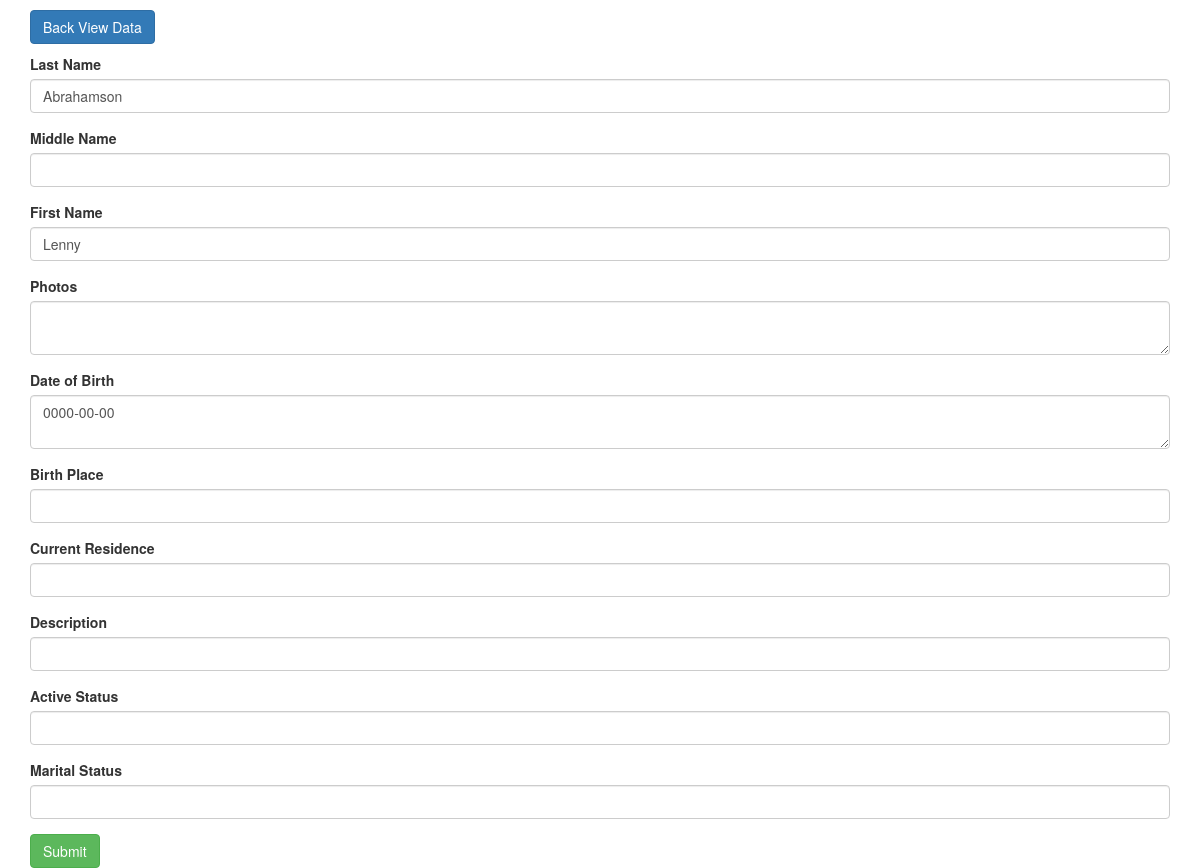
The page /persons_update.php?id=28 on the database its author committed.
### tables this page shows
CREATE TABLE `person` (
  `person_id` int(11) NOT NULL,
  `last_name` varchar(255) NOT NULL,
  `middle_name` varchar(255) DEFAULT NULL,
  `first_name` varchar(255) NOT NULL,
  `photo` varchar(255) DEFAULT NULL,
  `dob` date NOT NULL,
  `birth_place` varchar(255) DEFAULT NULL,
  `current_residence` varchar(255) DEFAULT NULL,
  `description` varchar(255) DEFAULT NULL,
  `active_status` varchar(255) DEFAULT NULL,
  `marital_status` varchar(255) DEFAULT NULL,
  `spouse_name` varchar(255) DEFAULT NULL,
  `gender` char(20) NOT NULL,
  PRIMARY KEY (`person_id`)
);

### htdocs/includes/actors.inc.php (called while the page is built, shortened)
<?php
class Person{
 private $conn;
 private $table_name = "person";
 public $id;
 public function __construct($db){
  $this->conn = $db;
 }
 function readOne(){
  $query = "SELECT
     *
    FROM
     " . $this->table_name . "
    WHERE
     person_id = ?
    LIMIT
     0,1";
  $stmt = $this->conn->prepare( $query );
  $stmt->bindParam(1, $this->id);
  $stmt->execute();
  $row = $stmt->fetch(PDO::FETCH_ASSOC);
  $this->id = $row['person_id'];
  $this->last = $row['last_name'];
  $this->middle = $row['middle_name'];
  $this->first = $row['first_name'];
  $this->dob = $row['dob'];
  $this->birthplace = $row['birth_place'];
  $this->curr = $row['current_residence'];
  $this->des = $row['description'];
  $this->active = $row['active_status'];
  $this->marital = $row['marital_status'];
 }
}
?>

### htdocs/persons_update.php (the view, shortened to what this page needs)
<?php
$id = isset($_GET['id']) ? $_GET['id'] : die('ERROR: missing ID.');
$database = new Config();
$db = $database->getConnection();
include_once 'includes/actors.inc.php';
$product = new Person($db);
$product->id = $id;
$product->readOne();
?>
<!DOCTYPE html>
<html lang="en">
  <head>
    <link href="css/bootstrap.min.css" rel="stylesheet">
  </head>
  <body>
    <div class="container">
      <p>
 <a class="btn btn-primary" href="index.php" role="button">Back View Data</a>
      </p>
<form method="post">
  <div class="form-group">
    <label for="last">Last Name</label>
    <input type="text" class="form-control" id="last" name="last" value='<?php echo $product->last; ?>'>
  </div>
  <div class="form-group">
    <label for="middle">Middle Name</label>
    <input type="text" class="form-control" id="middle" name="middle" value='<?php echo $product->middle; ?>'>
  </div>
  <div class="form-group">
    <label for="first">First Name</label>
    <input type="text" class="form-control" id="first" name="first" value='<?php echo $product->first; ?>'>
  </div>
  <div class="form-group">
    <label for="photo">Photos</label>
    <textarea class="form-control" rows="2" id="photo" name="photo"><?php echo $product->photo; ?></textarea>
  </div>
  <div class="form-group">
    <label for="dob">Date of Birth</label>
    <textarea class="form-control" rows="2" id="dob" name="dob"><?php echo $product->dob; ?></textarea>
  </div>
  <div class="form-group">
    <label for="birthplace">Birth Place</label>
    <input type="text" class="form-control" id="birthplace" name="birthplace" value='<?php echo $product->birthplace; ?>'>
  </div>
  <div class="form-group">
    <label for="curr">Current Residence</label>
    <input type="text"  class="form-control" id="curr" name="curr" value='<?php echo $product->curr; ?>'>
  </div>
  <div class="form-group">
    <label for="des">Description</label>
    <input type="text"  class="form-control" id="des" name="des" value='<?php echo $product->des; ?>'>
  </div>
  <div class="form-group">
    <label for="active">Active Status</label>
    <input type="text"  class="form-control" id="active" name="active" value='<?php echo $product->active; ?>'>
  </div>
  <div class="form-group">
    <label for="marital">Marital Status</label>
    <input type="text"  class="form-control" id="marital" name="marital" value='<?php echo $product->marital; ?>'>
  </div>
  <button type="submit" class="btn btn-success">Submit</button>
</form>
    </div>
  </body>
</html>

### rows shown on the page
person: last "Abrahamson", first "Lenny", dob "0000-00-00"
